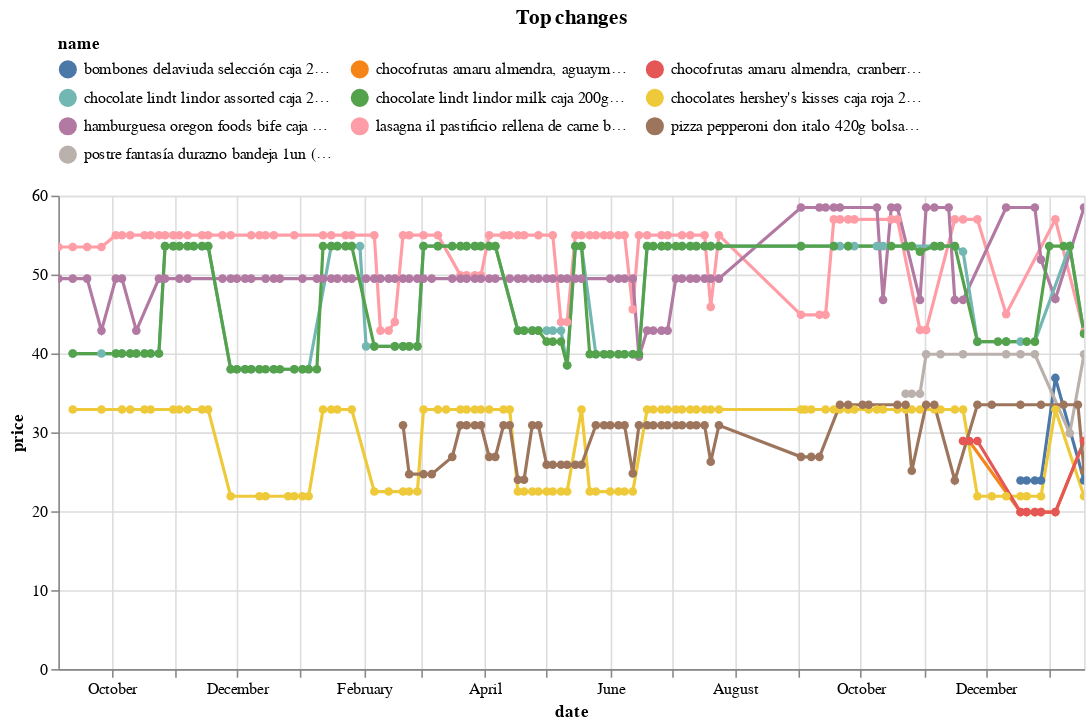

This figure's notebook cell:
### Code cell
top_changes_abs.head(10).pipe(plot_changes, 'Top changes')

### Figure 1 — Vega-Lite specification as saved in the notebook (floating-point values rounded to 4 significant figures; data arrays with more than 128 entries replaced by an {"elided": "..."} marker saying what was removed)
{"config": {"view": {"continuousWidth": 300, "continuousHeight": 300}, "legend": {"columns": 3, "orient": "top"}}, "data": {"name": "data-1848e146bd5587de5e1f6e69a0d413a3"}, "mark": {"type": "line", "point": true}, "encoding": {"color": {"field": "name", "scale": {"domain": ["bombones delaviuda selección caja 200g (plaza_vea)", "chocofrutas amaru almendra, aguaymanto, mango caja 140g (plaza_vea)", "chocofrutas amaru almendra, cranberry, plátano caja 140g (plaza_vea)", "chocolate lindt lindor assorted caja 200g (plaza_vea)", "chocolate lindt lindor milk caja 200g (plaza_vea)", "chocolates hershey's kisses caja roja 204g (plaza_vea)", "hamburguesa oregon foods bife caja 4un (plaza_vea)", "lasagna il pastificio rellena de carne bandeja 1kg (plaza_vea)", "pizza pepperoni don italo 420g bolsa 1un (plaza_vea)", "postre fantasía durazno bandeja 1un (plaza_vea)"]}, "type": "nominal"}, "tooltip": [{"field": "name", "type": "nominal"}, {"field": "price", "type": "quantitative"}, {"field": "last_price", "type": "quantitative"}], "x": {"field": "date", "type": "temporal"}, "y": {"field": "price", "type": "quantitative"}}, "params": [{"name": "param_7", "select": {"type": "point", "fields": ["name"]}, "bind": "legend"}, {"name": "param_8", "select": {"type": "interval", "encodings": ["x", "y"]}, "bind": "scales"}], "title": "Top changes", "transform": [{"filter": {"param": "param_7"}}], "width": 650, "$schema": "https://vega.github.io/schema/vega-lite/v5.16.3.json", "datasets": {"data-1848e146bd5587de5e1f6e69a0d413a3": {"elided": "542 records"}}}
